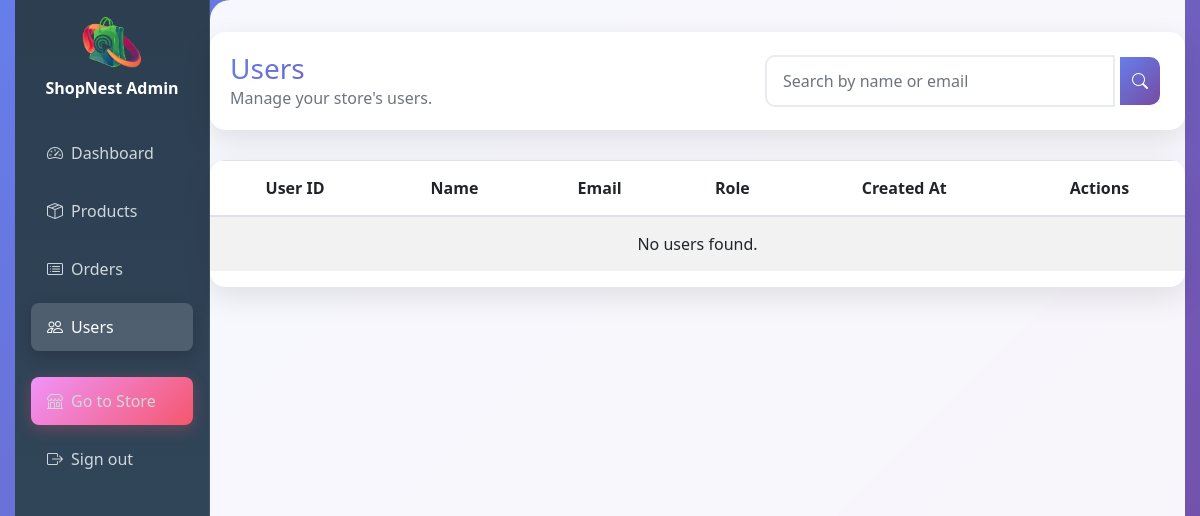
The page /Admin/users.php on the database as committed earlier.
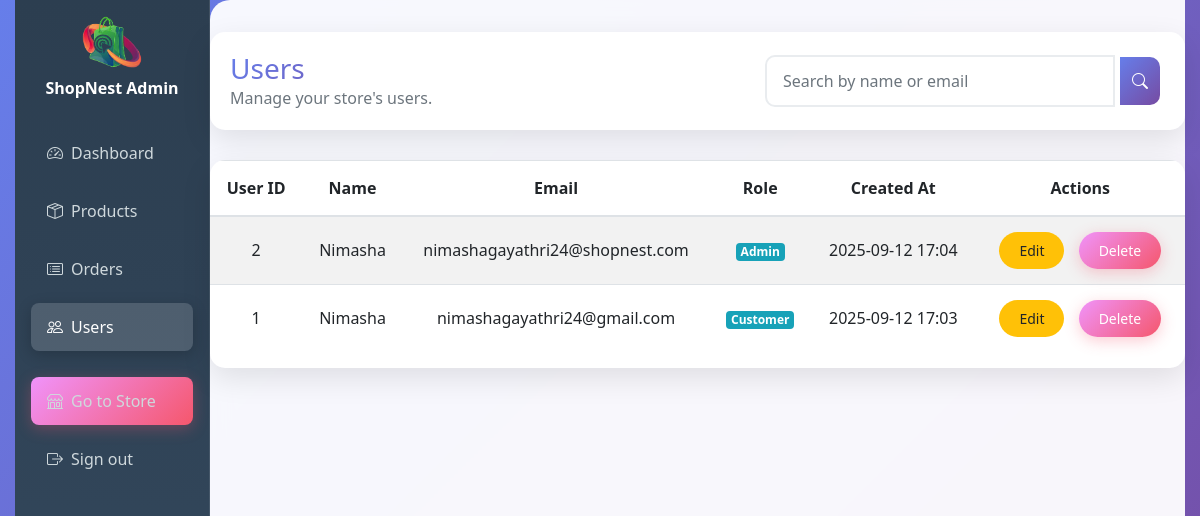
The same page on the database as committed later.
### tables this page shows
CREATE TABLE `users` (
  `user_id` int(11) NOT NULL,
  `name` varchar(100) NOT NULL,
  `email` varchar(100) NOT NULL,
  `password` varchar(255) NOT NULL,
  `role_id` int(11) DEFAULT 2,
  `created_at` timestamp NOT NULL DEFAULT current_timestamp()
);

### Admin/users_table.php (the view, shortened to what this page needs)
<?php
include '../db.php';
$sql = "SELECT user_id, name, email, role_id, created_at FROM users";
$sql .= " ORDER BY user_id DESC";
$result = $conn->query($sql);
echo '<table class="table table-striped" id="usersTable">
        <thead>
            <tr>
                <th>User ID</th>
                <th>Name</th>
                <th>Email</th>
                <th>Role</th>
                <th>Created At</th>
                <th>Actions</th>
            </tr>
        </thead>
        <tbody>';
if ($result && $result->num_rows > 0) {
    while ($row = $result->fetch_assoc()) {
        $role = $row['role_id'] == 1 ? 'Admin' : ($row['role_id'] == 2 ? 'Customer' : 'Staff');
        echo "<tr>
                <td>{$row['user_id']}</td>
                <td>{$row['name']}</td>
                <td>{$row['email']}</td>
                <td><span class='badge badge-info'>{$role}</span></td>
                <td>" . date('Y-m-d H:i', strtotime($row['created_at'])) . "</td>
                <td>
                    <button class='btn btn-sm btn-warning edit-user' data-toggle='modal' data-target='#editUserModal'
                        data-id='{$row['user_id']}' data-name='{$row['name']}' data-email='{$row['email']}' data-role='{$row['role_id']}' data-status='1'>Edit</button>
                    <button class='btn btn-sm btn-danger delete-user' data-id='{$row['user_id']}'>Delete</button>
                </td>
              </tr>";
    }
} else {
    echo "<tr><td colspan='6'>No users found.</td></tr>";
}
echo "</tbody></table>";
?>

### Admin/users.php (shortened to what this page needs)
<?php
include realpath(__DIR__ . '/../db.php');
?>
<!DOCTYPE html>
<html lang="en">
<head>
    <link href="../css/bootstrap-4.3.1.css" rel="stylesheet">
    <link href="https://cdn.jsdelivr.net/npm/bootstrap-icons@1.5.0/font/bootstrap-icons.css" rel="stylesheet" />
</head>
<body>
    <div class="container-fluid">
        <div class="row no-gutters">
            <nav class="col-md-2 sidebar p-3">
                <div class="mb-4 text-center">
                    <img src="../images/logo.png" alt="logo" width="60" class="img-fluid mb-2">
                    <div class="brand">ShopNest Admin</div>
                </div>
                <ul class="nav flex-column">
                    <li class="nav-item">
                        <a class="nav-link d-flex align-items-center" href="admin.html">
                            <i class="bi-speedometer2 mr-2"></i> Dashboard
                        </a>
                    </li>
                    <li class="nav-item">
                        <a class="nav-link d-flex align-items-center" href="product.php">
                            <i class="bi-box-seam mr-2"></i> Products
                        </a>
                    </li>
                    <li class="nav-item">
                        <a class="nav-link d-flex align-items-center" href="orders.php">
                            <i class="bi-card-list mr-2"></i> Orders
                        </a>
                    </li>
                    <li class="nav-item">
                        <a class="nav-link active d-flex align-items-center" href="#">
                            <i class="bi-people mr-2"></i> Users
                        </a>
                    </li>
                    <li class="nav-item mt-3">
                        <a class="btn btn-danger btn-block" href="../index.php">
                            <i class="bi-shop mr-2"></i> Go to Store
                        </a>
                    </li>
                    <li class="nav-item">
                        <a class="nav-link d-flex align-items-center" href="../logout.php">
                            <i class="bi-box-arrow-right mr-2"></i> Sign out
                        </a>
                    </li>
                </ul>
            </nav>
            <main class="col-md-10 main-content">
                <div class="header-section">
                    <div>
                        <h3 class="m-0" style="background: var(--primary-gradient); -webkit-background-clip: text; -webkit-text-fill-color: transparent;">Users</h3>
                        <p class="text-muted mb-0">Manage your store's users.</p>
                    </div>
                    <div class="search-container">
                        <input type="text" id="searchInput" class="form-control" placeholder="Search by name or email">
                        <button class="btn"><i class="bi-search"></i></button>
                    </div>
                </div>
                <div class="table-responsive" id="usersContainer">
                    <?php include "users_table.php"; ?>
                </div>
            </main>
        </div>
    </div>
</body>
</html>

### Admin/users.php (style rules this page uses)
:root { --primary-gradient: linear-gradient(135deg, #667eea 0%, #764ba2 100%); --secondary-gradient: linear-gradient(135deg, #f093fb 0%, #f5576c 100%); --success-gradient: linear-gradient(135deg, #4facfe 0%, #00f2fe 100%); --warning-gradient: linear-gradient(135deg, #43e97b 0%, #38f9d7 100%); --sidebar-bg: linear-gradient(180deg, #2c3e50 0%, #34495e 100%); --card-shadow: 0 10px 30px rgba(0,0,0,0.1); --hover-shadow: 0 20px 40px rgba(0,0,0,0.15); }
* { transition: all 0.3s cubic-bezier(0.4, 0, 0.2, 1); }
body { min-height: 100vh; background: linear-gradient(135deg, #667eea 0%, #764ba2 100%); font-family: 'Segoe UI', Tahoma, Geneva, Verdana, sans-serif; overflow-x: hidden; }
body::before { content: ''; position: fixed; top: 0; left: 0; width: 100%; height: 100%; animation: float 20s infinite linear; pointer-events: none; z-index: -1; }
.sidebar { min-height: 100vh; background: var(--sidebar-bg); color: #fff; backdrop-filter: blur(10px); border-right: 1px solid rgba(255,255,255,0.1); transform: translateX(0); animation: slideInLeft 0.3s ease-out; }
.sidebar a { color: #cfd8dc; border-radius: 8px; margin: 5px 0; padding: 12px 16px; display: flex; align-items: center; position: relative; overflow: hidden; }
.sidebar a::before { content: ''; position: absolute; top: 0; left: -100%; width: 100%; height: 100%; background: linear-gradient(90deg, transparent, rgba(255,255,255,0.1), transparent); transition: left 0.5s; }
.sidebar .nav-link.active { background: rgba(255,255,255,0.15); color: #fff; box-shadow: 0 4px 15px rgba(0,0,0,0.2); }
.brand { font-weight: 700; color: #fff; text-align: center; animation: pulse 2s infinite; }
.main-content { animation: fadeInUp 0.4s ease-out; background: rgba(255,255,255,0.95); backdrop-filter: blur(10px); border-radius: 20px 0 0 20px; min-height: 100vh; padding: 2rem; }
.header-section { background: white; border-radius: 15px; padding: 20px; margin-bottom: 30px; box-shadow: var(--card-shadow); animation: slideInDown 0.3s ease-out; display: flex; justify-content: space-between; align-items: center; flex-wrap: wrap; gap: 1rem; }
.search-container { display: flex; align-items: center; max-width: 400px; width: 100%; }
.search-container input { border-radius: 10px 0 0 10px; border: 2px solid #e9ecef; padding: 12px 16px; flex: 1; }
.search-container button { border-radius: 0 10px 10px 0; padding: 12px; background: var(--primary-gradient); border: none; color: white; }
.table-responsive { max-height: 500px; overflow: auto; border-radius: 15px; box-shadow: var(--card-shadow); background: white; }
.table th, .table td { vertical-align: middle; padding: 15px; text-align: center; }
.btn { border-radius: 25px; padding: 8px 20px; font-weight: 500; border: none; position: relative; overflow: hidden; margin: 0 5px; }
.btn-danger { background: var(--secondary-gradient); box-shadow: 0 4px 15px rgba(245, 87, 108, 0.3); }
.form-control { border-radius: 10px; border: 2px solid #e9ecef; padding: 12px 16px; }
.nav-item { position: relative; }
.nav-item::after { content: ''; position: absolute; width: 3px; height: 0; background: #fff; right: 0; top: 50%; transform: translateY(-50%); transition: height 0.3s ease; }

Rows that differ between the two databases and show on the page:
added users: user_id "2", name "Nimasha", email "nimashagayathri24@shopnest.com", role "Admin", created_at "2025-09-12 17:04"
added users: user_id "1", name "Nimasha", email "nimashagayathri24@gmail.com", role "Customer", created_at "2025-09-12 17:03"
Other text that changed with them:
text no longer shown: "No users found."
